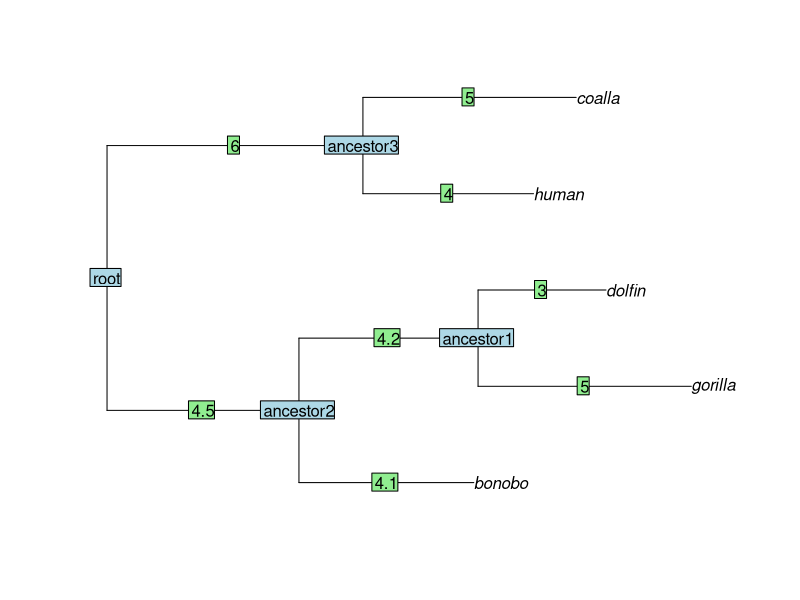

This figure's R source:
## ---- chunk 1
knitr::opts_chunk$set(echo = TRUE)
## ---- chunk 2
library(ape)
newick_text <- "((bonobo:4.1,(gorilla:5,dolfin:3)ancestor1:4.2)ancestor2:4.5,(human:4,coalla:5)ancestor3:6)root;"
tree <- read.tree(text = newick_text)
## ---- chunk 3
PrintBranches <- function(phy) {
  M <- length(phy$edge.length) + 1
  N <- length(phy$tip.label)
  cat(M, " ", N, "\n")
  if(!is.null(phy$node.label)) {
    labs <- c(phy$tip.label, phy$node.label)
  } else {
    labs <- c(phy$tip.label, "root", paste0("ancestor", 1:(M - N - 1)))
  }
  for(i in 1:(M - 1)) {
    cat(labs[phy$edge[i, 2]], " ", labs[phy$edge[i, 1]], " ", phy$edge.length[i], "\n")
  }
}

PrintBranches(tree)
## ---- chunk 4
plot(tree)
edgelabels(text = tree$edge.length)
nodelabels(text=tree$node.label)
